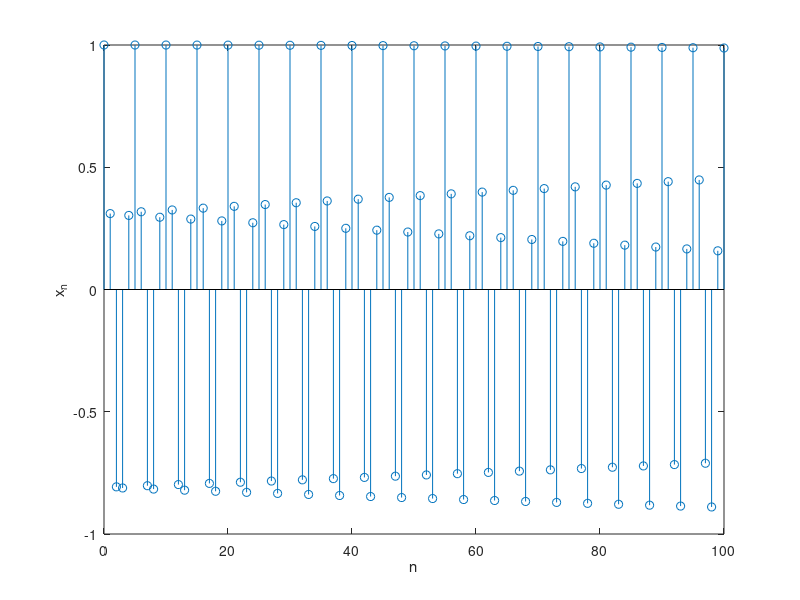

Write the MATLAB code that produced this figure.
clc; clear all; close all;

n = (0: 0.1: 5);

fs = sqrt(401);
ts = 1/fs;

nT1 = 0:ts:5;
n = 0:5/ts;

x_t = cos(8*pi*nT1);

stem(n, x_t);
xlabel("n");
ylabel("x_n");
